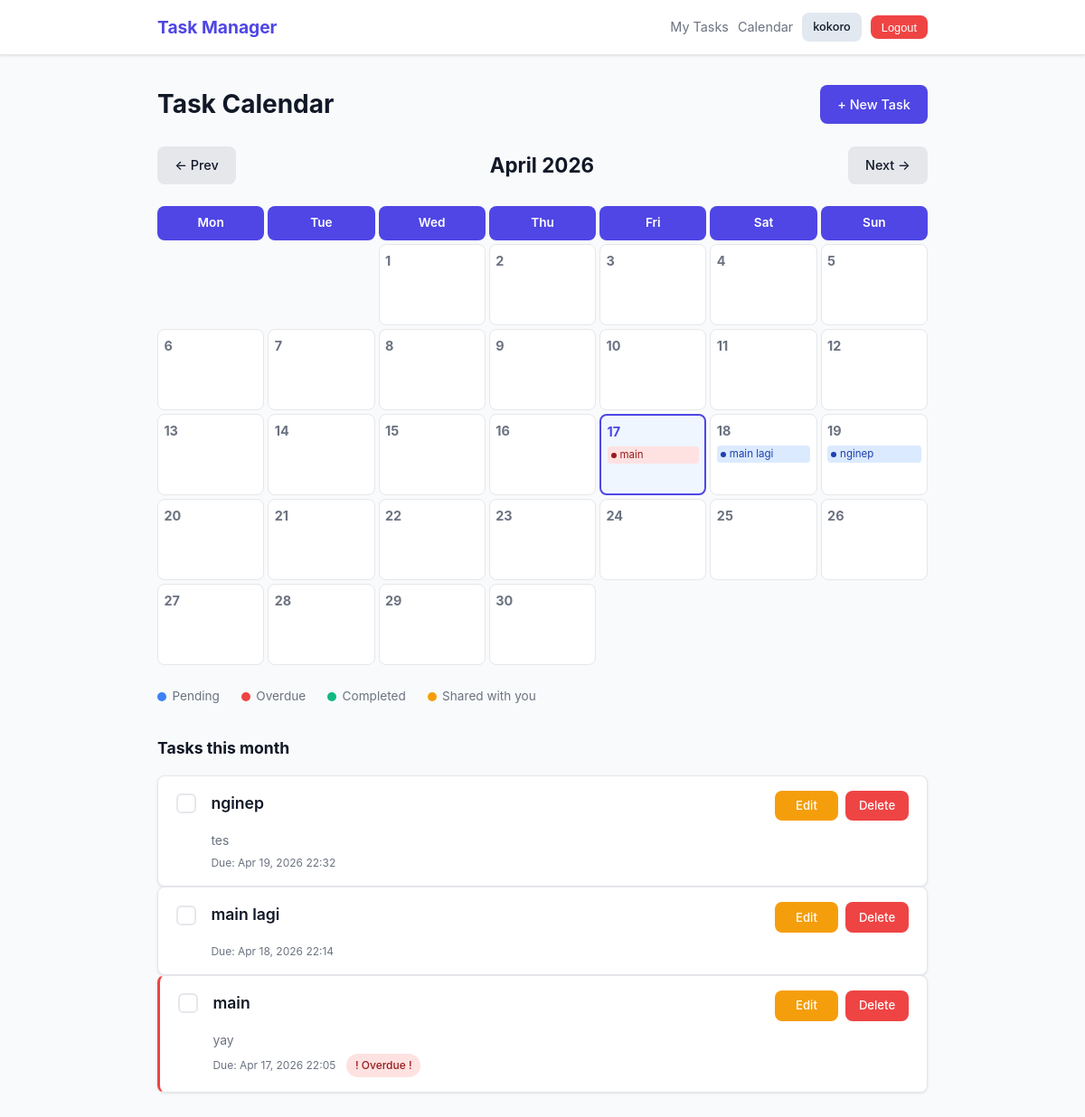
Before: /calendar/ (signed in) with the older database file.
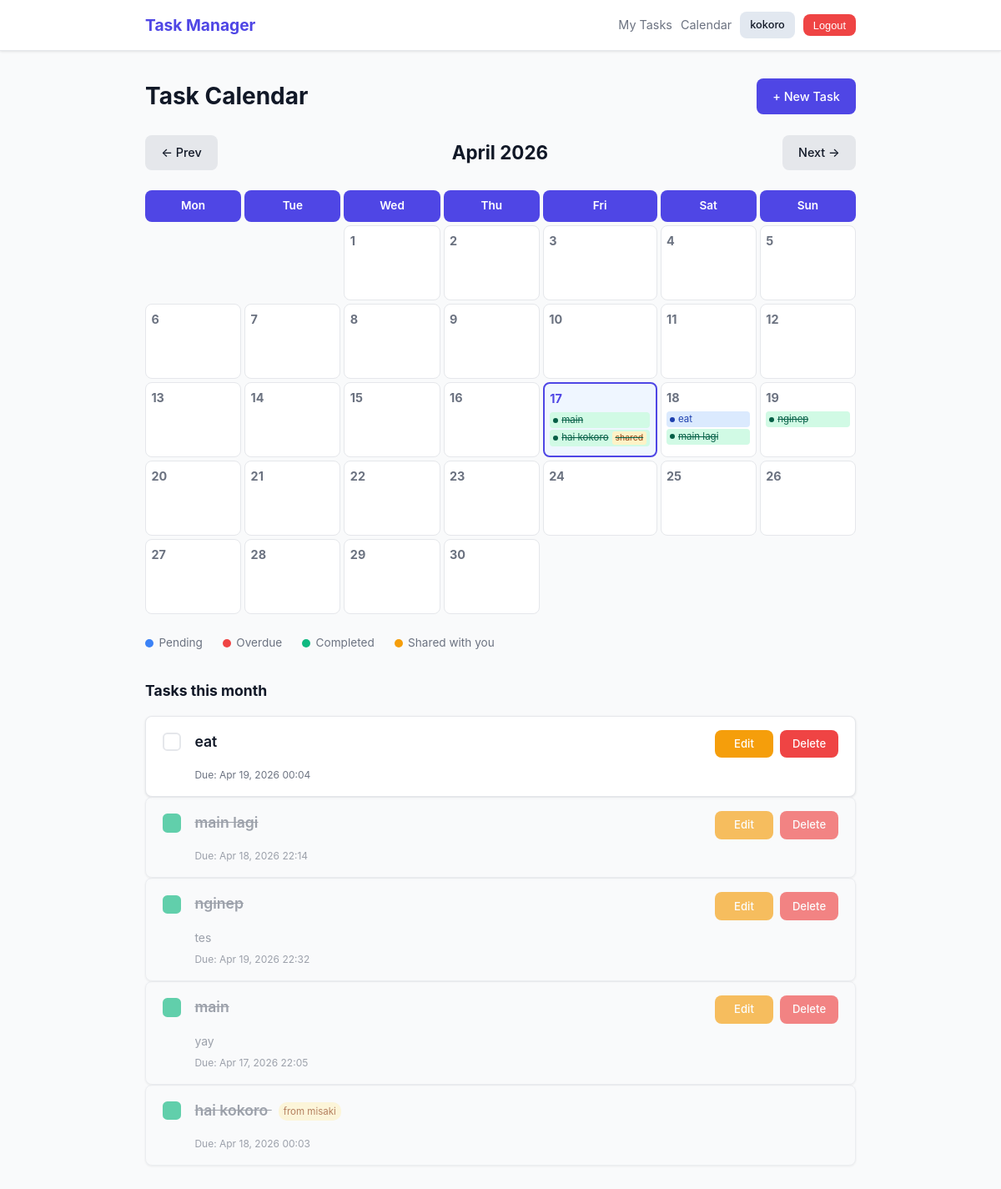
After: the same page with the newer database file.
### tasks/models.py (models this page shows, shortened)
class Task(models.Model):
    user = models.ForeignKey(User, on_delete=models.CASCADE, related_name='tasks')
    title = models.CharField(max_length=200)
    description = models.TextField(blank=True)
    completed = models.BooleanField(default=False)
    deadline = models.DateTimeField(null=True, blank=True)
    created_at = models.DateTimeField(auto_now_add=True)
    updated_at = models.DateTimeField(auto_now=True)
    shared_with = models.ManyToManyField(
        User,
        through='SharedTask',
        related_name='shared_tasks',
        blank=True,
    )
    class Meta:
        ordering = ['-created_at']
    @property
    def is_overdue(self):
        if self.deadline and not self.completed:
            return timezone.now() > self.deadline
        return False

### tasks/views.py (the view)
# urls.py: path('calendar/', views.calendar_view, name='calendar'),
@login_required
def calendar_view(request):
    today = date.today()
    year = int(request.GET.get('year', today.year))
    month = int(request.GET.get('month', today.month))
    if month < 1:
        month = 12
        year -= 1
    elif month > 12:
        month = 1
        year += 1
    own_tasks = Task.objects.filter(
        user=request.user,
        deadline__year=year,
        deadline__month=month,
    )
    shared_tasks = Task.objects.filter(
        shared_with=request.user,
        deadline__year=year,
        deadline__month=month,
    )
    all_tasks = list(own_tasks) + list(shared_tasks)
    tasks_by_day = {}
    for task in all_tasks:
        day = task.deadline.day
        if day not in tasks_by_day:
            tasks_by_day[day] = []
        tasks_by_day[day].append(task)
    cal = calendar.monthcalendar(year, month)
    prev_month = month - 1 if month > 1 else 12
    prev_year = year if month > 1 else year - 1
    next_month = month + 1 if month < 12 else 1
    next_year = year if month < 12 else year + 1
    context = {
        'year': year,
        'month': month,
        'month_name': calendar.month_name[month],
        'cal': cal,
        'tasks_by_day': tasks_by_day,
        'today': today,
        'prev_month': prev_month,
        'prev_year': prev_year,
        'next_month': next_month,
        'next_year': next_year,
        'day_names': ['Mon', 'Tue', 'Wed', 'Thu', 'Fri', 'Sat', 'Sun'],
    }
    return render(request, 'tasks/calendar.html', context)

### tasks/templates/tasks/calendar.html (shortened to what the changed rows need)
{% extends 'base.html' %}
{% block content %}
<div class="page-header">
    <h1>Task Calendar</h1>
</div>
<div class="cal-nav">
    <h2 class="cal-month-title">{{ month_name }} {{ year }}</h2>
</div>
<div class="cal-grid">
    {% for day_name in day_names %}
        <div class="cal-header-cell">{{ day_name }}</div>
    {% endfor %}
    {% for week in cal %}
        {% for day in week %}
            <div class="cal-cell {% if day == 0 %}cal-empty{% endif %} {% if day == today.day and month == today.month and year == today.year %}cal-today{% endif %}">
                {% if day != 0 %}
                    <div class="cal-day-number">{{ day }}</div>
                    {% if tasks_by_day|length %}
                        {% for task_day, day_tasks in tasks_by_day.items %}
                            {% if task_day == day %}
                                {% for task in day_tasks %}
                                    <div class="cal-task {% if task.completed %}cal-task-done{% elif task.is_overdue %}cal-task-overdue{% else %}cal-task-pending{% endif %}">
                                        <span class="cal-task-dot"></span>
                                        <span class="cal-task-name">{{ task.title }}</span>
                                        {% if task.user != request.user %}
                                            <span class="cal-shared-badge">shared</span>
                                        {% endif %}
                                    </div>
                                {% endfor %}
                            {% endif %}
                        {% endfor %}
                    {% endif %}
                {% endif %}
            </div>
        {% endfor %}
    {% endfor %}
</div>
<div class="cal-task-list-section">
    {% if tasks_by_day %}
        {% for task_day, day_tasks in tasks_by_day.items %}
            {% for task in day_tasks %}
                <div id="task-{{ task.pk }}" class="task-card {% if task.completed %}task-completed{% elif task.is_overdue %}task-overdue{% endif %}">
                    <div class="task-checkbox">
                        <form method="post" action="{% url 'task_toggle' task.pk %}">
                            <button type="submit" class="checkbox-btn {% if task.completed %}checkbox-checked{% endif %}" aria-label="Toggle task completion"></button>
                        </form>
                    </div>
                    <div class="task-content">
                        <h3 class="task-title {% if task.completed %}strikethrough{% endif %}">
                            {{ task.title }}
                            {% if task.user != request.user %}
                                <span class="owner-badge">from {{ task.user.username }}</span>
                            {% endif %}
                        </h3>
                        {% if task.description %}
                            <p class="task-description">{{ task.description }}</p>
                        {% endif %}
                        <div class="task-meta-row">
                            <small class="task-meta">Due: {{ task.deadline|date:"M d, Y H:i" }}</small>
                            {% if task.is_overdue %}
                                <span class="deadline-badge deadline-overdue">! Overdue !</span>
                            {% endif %}
                        </div>
                    </div>
                    <div class="task-actions">
                        {% if task.user == request.user %}
                            <a href="{% url 'task_update' task.pk %}" class="btn btn-warning btn-sm">Edit</a>
                            <a href="{% url 'task_delete' task.pk %}" class="btn btn-danger btn-sm">Delete</a>
                        {% endif %}
                    </div>
                </div>
            {% endfor %}
        {% endfor %}
    {% else %}
        <div class="empty-state">
            <div class="empty-icon">📭</div>
            <p>No tasks with deadlines in {{ month_name }} {{ year }}.</p>
            <a href="{% url 'task_create' %}" class="btn btn-primary">Add a Task</a>
        </div>
    {% endif %}
</div>
{% endblock %}

Changed rows visible on the page:
no longer on one of the page's lists (row edited): Task: title "main lagi", deadline "Apr 18, 2026 22:14"
changed Task "main": no longer shows "! Overdue !"
added Task: title "hai kokoro", shows "shared", completed True (drawn), user.username "misaki", deadline "Apr 18, 2026 00:03"
added Task: title "eat", completed False (drawn), deadline "Apr 19, 2026 00:04", shows "Edit", Task (title "main lagi", completed True (drawn), deadline "Apr 18, 2026 22:14", shows "Edit")
changed Task "nginep": completed False → True (drawn)
